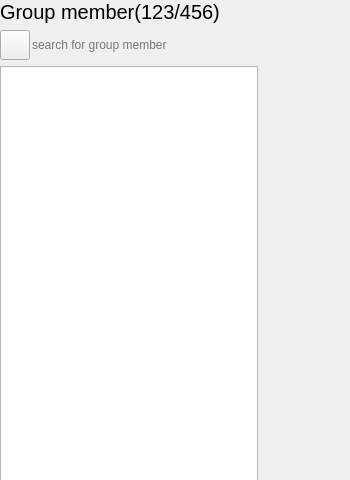
<?xml version="1.0" encoding="UTF-8"?>
<ui version="4.0">
 <class>Widget</class>
 <widget class="QWidget" name="Widget">
  <property name="geometry">
   <rect>
    <x>0</x>
    <y>0</y>
    <width>350</width>
    <height>480</height>
   </rect>
  </property>
  <property name="windowTitle">
   <string>Widget</string>
  </property>
  <widget class="QWidget" name="">
   <property name="geometry">
    <rect>
     <x>0</x>
     <y>0</y>
     <width>258</width>
     <height>481</height>
    </rect>
   </property>
   <layout class="QVBoxLayout" name="verticalLayout">
    <item>
     <widget class="QLabel" name="label">
      <property name="font">
       <font>
        <pointsize>15</pointsize>
       </font>
      </property>
      <property name="text">
       <string>Group member(123/456)</string>
      </property>
     </widget>
    </item>
    <item>
     <layout class="QHBoxLayout" name="horizontalLayout">
      <property name="spacing">
       <number>0</number>
      </property>
      <item>
       <widget class="QPushButton" name="pushButton">
        <property name="minimumSize">
         <size>
          <width>30</width>
          <height>30</height>
         </size>
        </property>
        <property name="maximumSize">
         <size>
          <width>30</width>
          <height>30</height>
         </size>
        </property>
        <property name="styleSheet">
         <string notr="true">QPushButton{ border-image:url(:/icons/search.png)}</string>
        </property>
        <property name="text">
         <string/>
        </property>
       </widget>
      </item>
      <item>
       <widget class="QLineEdit" name="lineEdit">
        <property name="styleSheet">
         <string notr="true">QLineEdit{ border: none; background: transparent}</string>
        </property>
        <property name="placeholderText">
         <string>search for group member</string>
        </property>
       </widget>
      </item>
     </layout>
    </item>
    <item>
     <widget class="QListWidget" name="listWidget">
      <property name="font">
       <font>
        <pointsize>20</pointsize>
       </font>
      </property>
      <property name="focusPolicy">
       <enum>Qt::NoFocus</enum>
      </property>
      <property name="styleSheet">
       <string notr="true">QListWidget::item{ height: 65px}
QListWidget::item:selected{ background-color:rgb(200, 200,200)}
QListWidget::item:hover{ background-color:rgb(220, 220,220)}</string>
      </property>
     </widget>
    </item>
   </layout>
  </widget>
 </widget>
 <resources/>
 <connections/>
</ui>
